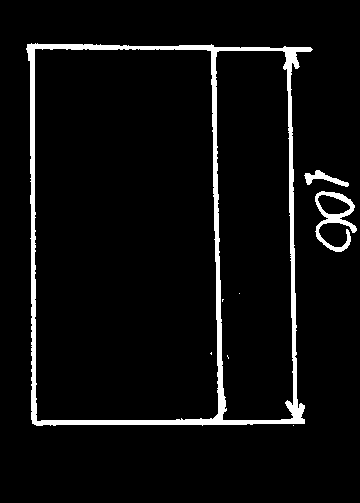
#> input picture Project Romero/mask/img/bp.png, 360 x 503 px
$ python lines.py
#> lines starting #> are read from the running program, lines starting #| are printed output that depends on the picture; after the words box and inside, x2 and y2 are one past the last pixel; in counts of white or black regions, pixels touching at a corner belong together
import cv2
import numpy as np
blueprint = cv2.imread('img/bp.png')
#> blueprint is the input picture: shape (503, 360, 3); 5.2% white; 8 white regions (5 under 20 px), largest, box (x1, y1, x2, y2) and area: (26, 43, 313, 426) 8220, (315, 191, 357, 252) 856, (304, 170, 349, 187) 283

edges = cv2.Canny(blueprint,1,2,apertureSize = 7)
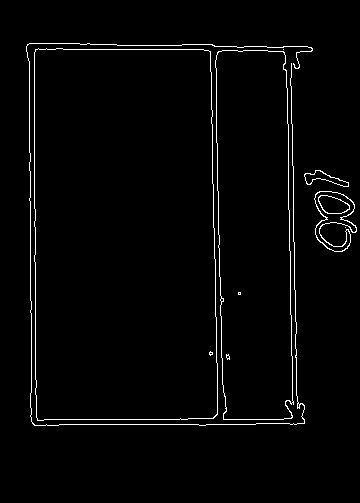
#> edges: shape (503, 360); 2.2% white in thin lines or dots, all inside (x1, y1, x2, y2) = (26, 43, 357, 426)
cv2.imshow('edges',edges)
cv2.waitKey(0)

minLineLength = 30
maxLineGap = 10
lines = cv2.HoughLinesP(edges,1,np.pi/180,15,minLineLength,maxLineGap)
#> lines = 68 rows, first 6: [44, 419, 179, 419], [289, 210, 289, 248], [217, 155, 217, 190], [30, 197, 30, 171], [59, 424, 198, 424], [216, 68, 216, 104]
for x in range(0, len(lines)):
    for x1,y1,x2,y2 in lines[x]:
        cv2.line(blueprint,(x1,y1),(x2,y2),(0,255,0),2)
#> this loop made 68 passes
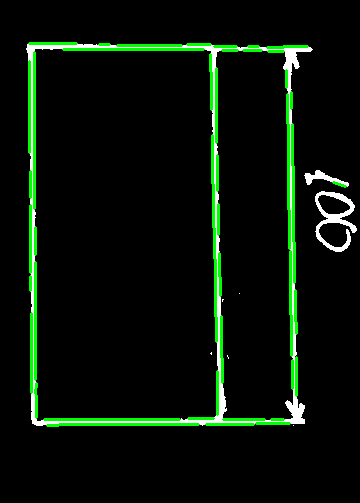
#> blueprint: shape (503, 360, 3); 4.4% of pixels changed, all inside (x1, y1, x2, y2) = (28, 42, 347, 427)

cv2.imshow('hough',blueprint)
cv2.waitKey(0)

$ run again, with Project Romero/mask/img/bp3.png copied over Project Romero/mask/img/bp.png
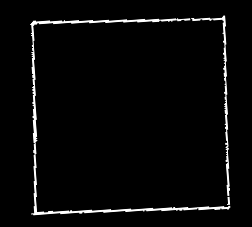
#> input picture Project Romero/mask/img/bp3.png, 252 x 227 px
#> blueprint is the input picture: shape (227, 252, 3); min 0, max 255, mean 8
#> `edges = cv2.Canny(blueprint,1,2,apertureSize = 7)`:
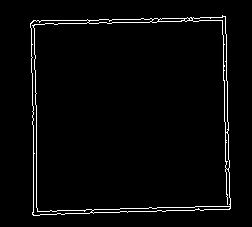
#> edges: shape (227, 252); 2.7% white in thin lines or dots, all inside (x1, y1, x2, y2) = (30, 15, 231, 216)
#> lines = 38 rows, first 6: [230, 198, 230, 208], [225, 16, 225, 33], [131, 211, 156, 211], [31, 28, 31, 56], [120, 208, 148, 208], [33, 212, 33, 125]
#> the loop `for x in range(0, len(lines)):` made 38 passes
#> after the loop `for x in range(0, len(lines)):`:
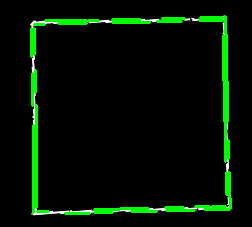
#> blueprint: shape (227, 252, 3); 5.92% of pixels changed, all inside (x1, y1, x2, y2) = (30, 15, 232, 215)
